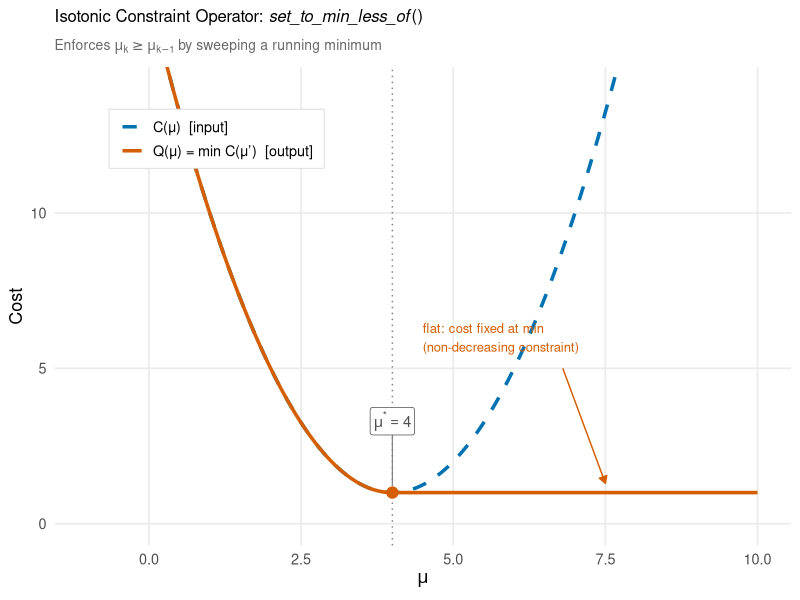

Source code (R):
# figure_set_to_min_less_of.R
# Generates a plot showing the geometric action of set_to_min_less_of:
# the isotonic constraint operator traces the input cost downhill,
# then flatlines at the minimum.

library(ggplot2)

mu <- seq(-1, 10, length.out = 500)

# Input: a simple quadratic cost C(mu) = (mu - 4)^2 + 1
cost_input <- (mu - 4)^2 + 1

# Output: Q(mu) = min_{mu' <= mu} C(mu')
# Follows the parabola down to argmin=4, then flat at cost=1.
cost_output <- ifelse(mu <= 4, cost_input, 1)

df <- data.frame(
  mu   = rep(mu, 2),
  cost = c(cost_input, cost_output),
  curve = rep(c("C(\u03bc)  [input]", "Q(\u03bc) = min C(\u03bc\u2019)  [output]"), each = length(mu))
)
df$curve <- factor(df$curve,
  levels = c("C(\u03bc)  [input]", "Q(\u03bc) = min C(\u03bc\u2019)  [output]"))

p <- ggplot(df, aes(x = mu, y = cost, color = curve, linetype = curve)) +
  geom_line(linewidth = 1.2) +
  scale_color_manual(values = c("#0072B2", "#D55E00")) +
  scale_linetype_manual(values = c("dashed", "solid")) +
  coord_cartesian(xlim = c(-1, 10), ylim = c(0, 14)) +
  geom_vline(xintercept = 4, linetype = "dotted", color = "grey50", linewidth = 0.5) +
  annotate("point", x = 4, y = 1, color = "#D55E00", size = 3.5) +
  annotate("segment", x = 4, xend = 4, y = 1.25, yend = 3.0,
           color = "grey50", linewidth = 0.4, linetype = "solid") +
  annotate("label", x = 4, y = 3.3, label = expression(mu^"*" == 4),
           color = "grey30", hjust = 0.5, size = 3.8,
           fill = "white", linewidth = 0, label.padding = unit(0.2, "lines")) +
  annotate("segment", x = 6.8, xend = 7.5, y = 5.0, yend = 1.3,
           arrow = arrow(length = unit(0.2, "cm"), type = "closed"),
           color = "#D55E00", linewidth = 0.5) +
  annotate("text", x = 4.5, y = 6.0,
           label = "flat: cost fixed at min\n(non-decreasing constraint)",
           color = "#D55E00", hjust = 0, size = 3.3) +
  labs(
    title = expression("Isotonic Constraint Operator: " * italic("set_to_min_less_of") * "()"),
    subtitle = expression("Enforces " * mu[k] >= mu[k-1] * " by sweeping a running minimum"),
    x = expression(mu),
    y = "Cost",
    color = NULL, linetype = NULL
  ) +
  theme_minimal(base_size = 13) +
  theme(
    plot.title    = element_text(size = 12, face = "bold"),
    plot.subtitle = element_text(size = 10, color = "grey40"),
    legend.position = c(0.22, 0.85),
    legend.background = element_rect(fill = "white", color = "grey85", linewidth = 0.3),
    legend.margin = margin(4, 8, 4, 8),
    panel.grid.minor = element_blank()
  )

ggsave("set_to_min_less_of.png", p, width = 6, height = 4, dpi = 200)
cat("Saved set_to_min_less_of.png\n")
